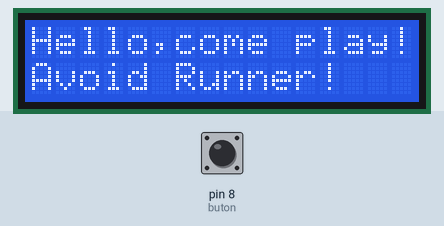
Simulated run of this sketch. Board: Arduino Uno, built with avr-gcc and run on an emulated ATmega328P. Parts: 16×2 character LCD. The test bench sets the inputs (shaded band); at power-on: pin 8 (buton) LOW.

Above: at 1.2 s.
1.3 s: pin 8 (buton) pulled HIGH for 1 s
At 2.38 s:
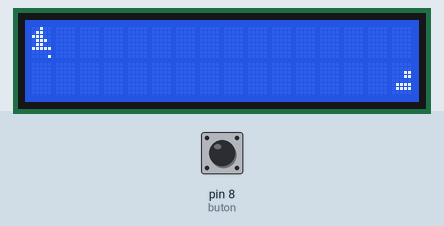
4.2 s: pin 8 (buton) pulled HIGH for 1 s
At 4.93 s:
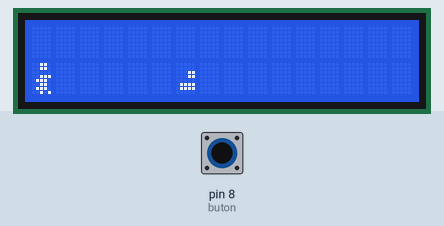
7.9 s: pin 8 (buton) pulled HIGH for 3.2 s
At 11.29 s:
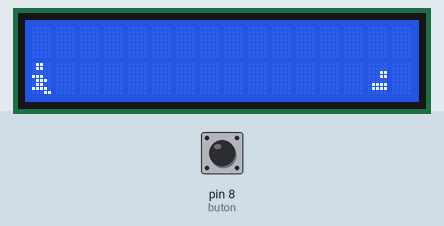
Timing chart, 0 to 12.8 s (numbered marks = the images above; inputs shaded):
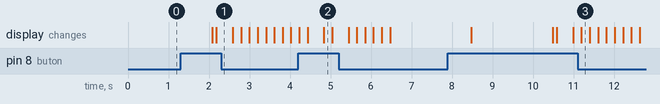

Measured:
- after the input at 1.3 s, the display: first differs from a run without the input after 0.88 s (image 1)
- after the input at 4.2 s, the display: first differs from a run without the input after 0.23 s (image 2 shows a later state)
- after the input at 7.9 s, the display: first differs from a run without the input after 2.7 s (image 3 shows a later state)

The sketch:

man_obstacle2.ino
```cpp
#include <LiquidCrystal.h>
LiquidCrystal lcd(7, 6, 5, 4, 3, 2);
int buton = 8;
//#define LUNGIME_TEREN 16  //avem 16 coloane posibile pe lcd

int scor = 0;
int poz_obstacol;

int apasa = 0;
int joc=0;

int buton_apasat = LOW;
long debounce = 0;
long delay_debounce = 50;

  byte desen1[8] =
      { B01100,    //fuge1
        B01100,
        B00000,
        B11100,
        B01110,
        B01100,
        B11110,
        B00011};

  byte desen2[8] =
      { B00110,    //fuge2
        B00110,
        B00000,
        B00111,
        B01110,
        B00110,
        B01110,
        B00101};

   byte desen3[8] =
      { B00100,    // sare
        B01100,
        B11100,
        B01110,
        B01100,
        B11111,
        B00000,
        B00001};


   byte desen4[8] =
      { B00100,    //def1
        B00110,
        B00111,
        B01110,
        B00110,
        B01111,
        B01000,
        B00000};

   byte desen5[8] =
      { B00100,    //def2
        B00110,
        B00111,
        B01110,
        B00110,
        B00110,
        B00110,
        B00010};

   byte desen6[8] =
      { B00000,    //slide
        B00000,
        B00011,
        B00011,
        B00000,
        B01111,
        B01111,
        B00000};


void setup() {
  // put your setup code here, to run once:
  Serial.begin(9600);
  pinMode(buton,INPUT);
  lcd.begin(16,2);
  lcd.createChar(0,desen1);
  lcd.createChar(1,desen2);
  lcd.createChar(2,desen3);
  lcd.createChar(3,desen4);
  lcd.createChar(4,desen5);
  lcd.createChar(5,desen6);
  apasa = digitalRead(buton);
}

void loop() {
  // put your main code here, to run repeatedly:
  start();
  while(joc == 1){
    actiune();
  }
  end_game();
}

void start(){
  scor = 0;
  lcd.clear();
  lcd.print("Hello,come play!");
  lcd.setCursor(0,1);
  lcd.print("Avoid Runner!");
  delay(2000);
  lcd.clear();
  while(apasa_buton()!=1){
    lcd.setCursor(0,0);
    lcd.print("Press Button!");
    delay(100);
  }

  if(apasa_buton()==1){
    joc = 1;
  }

}

void end_game(){
  if(scor==10){
    lcd.clear();
    lcd.print("Nice!Score:");
    lcd.setCursor(0,1);
    lcd.print(scor);
    delay(2000);
  }else if(scor<3){
    lcd.clear();
    lcd.print("Not bad!Score:");
    lcd.setCursor(0,1);
    lcd.print(scor);
    delay(2000);
  }else if(scor<6){
    lcd.clear();
    lcd.print("Good!Score:");
    lcd.setCursor(0,1);
    lcd.print(scor);
    delay(2000);
  }else{
    lcd.clear();
    lcd.print("Keep it up!Score:");
    lcd.setCursor(0,1);
    lcd.print(scor);
    delay(2000);
  }
}

void obstacol(int i){
  if(poz_obstacol%2==0 && poz_obstacol>2){ //daca se afla pe o pozitie para si distanta e mai mai mare de 2, atunci ia o forma
    lcd.setCursor(i,1);
    lcd.write(3);
  }else if(poz_obstacol%2!=0 && poz_obstacol>2){ //daca se afla pe o pozitie impara si distanta e mai mai mare de 2, atunci ia alta forma
    lcd.setCursor(i,1);
    lcd.write(4);
  }else{
    lcd.setCursor(i,1); //daca distanta e mai mica ca si 2, atunci se fereste, luand o alta forma fata de celelalte.
    lcd.write(5);
  }
}

void alergator(){
  if(poz_obstacol%2==0){ //alergatorul ia diferite forme, in functie de pozitia para/impara in care se afla, capatand anumite forme
    lcd.clear();
    lcd.setCursor(0,1);
    lcd.write(byte(0));
  }else{
    lcd.clear();
    lcd.setCursor(0,1);
    lcd.write(1);
  }
}

int apasa_buton(){
  int apasare = digitalRead(buton);
  if(apasare!=buton_apasat){
    debounce = millis();
  }

  int dif = millis() - debounce;
  if( dif > delay_debounce){
    apasa = apasare;
    if(apasa == HIGH){
      buton_apasat = apasare;
      return 1;
    }
  }
  buton_apasat = apasare;
}

void actiune(){
  int poz_obstacol = 15;
  int delay_obstacol = 200;
  while(joc==1){ //cat timp jucam
    alergator(); //il afisam pe alergator fugind/miscandu-se
    if(apasa_buton()==1){  //daca apasam butonul pentru a sari
      lcd.clear();
      lcd.setCursor(0,0);
      lcd.write(2);   //il afiseaza pe alergator sarind
      obstacol(poz_obstacol);    //il afiseaza pe aparator
      delay(400);     //se asteapta un moment
      lcd.clear();
      lcd.setCursor(0,1);
      lcd.write(1);   //afisam iarasi alergatorul, dar in pozitia de alergare, nu sarire
      obstacol(poz_obstacol);    //la fel si pe aparator
    }else{
      if(poz_obstacol!=0){       //daca pozitia nu a ajuns la zero(adica pozitia cea mai din stanga)
        alergator();  //afisam alergatorul alergand
        obstacol(poz_obstacol);  //la fel si aparatorul este afisat
      }else if(poz_obstacol==0){
        joc = 0;      //altfel jocul se termina, deoarece aparatorul a ajuns la poz zero
        break;
      }
    }
    poz_obstacol = poz_obstacol-1;  //se tot decrementeaza pozitia, adica aparatorul se apropie de alergator
    if(poz_obstacol<0){  //daca alergatorul il evita pe aparator, se revine la forma initiala
      delay_obstacol = delay_obstacol - 20;  //crestem viteza
      poz_obstacol = 15;   //aparatorul revine la pozitia initiala
      scor++;
    }
    if(delay_obstacol == 0){
      joc = 0;
    }

    delay(delay_obstacol);
  }
}
```
